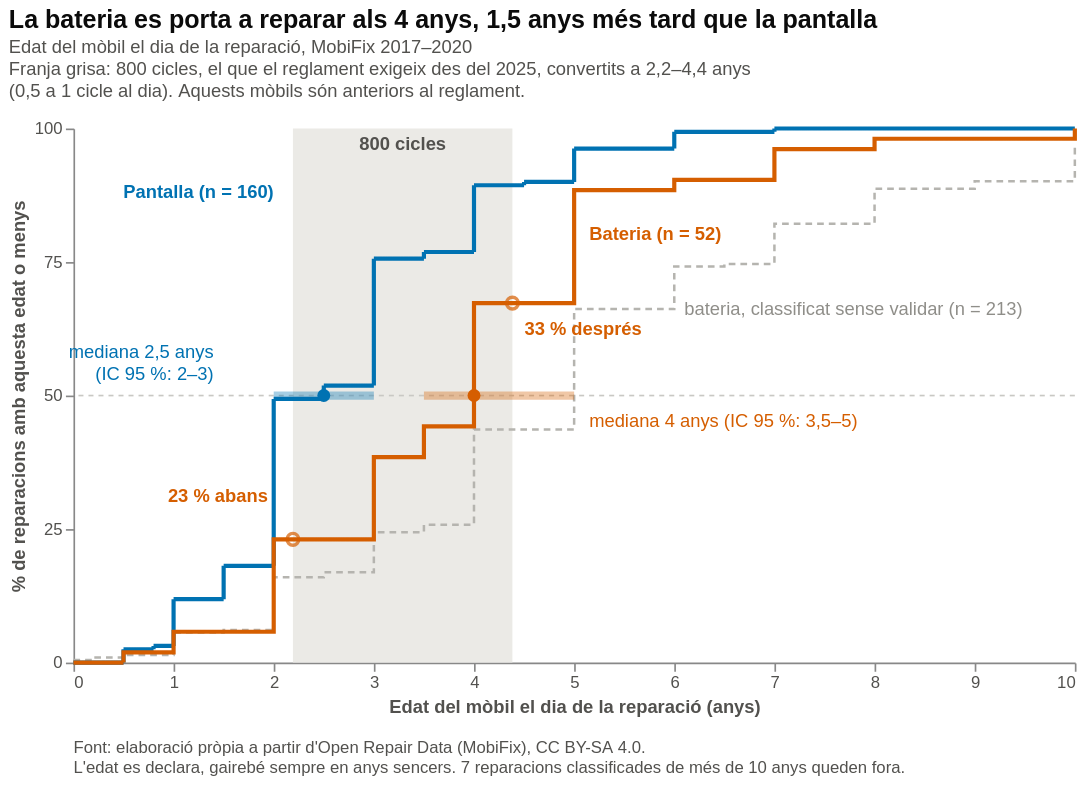

Here is the notebook cell this chart was saved with:
### Markdown cell above
## Figura 2

La figura la genera `scripts/06_b2_edat_bateria.py` (Altair), amb el disseny de `disseny/b2_edat_bateria/`. La franja dels 800 cicles és una referència: aquests mòbils són anteriors al reglament i, al 80 % de capacitat, una bateria encara funciona.

### Code cell
import importlib.util

spec = importlib.util.spec_from_file_location("b2", "../scripts/06_b2_edat_bateria.py")
b2 = importlib.util.module_from_spec(spec)
spec.loader.exec_module(b2)

dades_b2 = b2.derive(b2.load(b2.DATA_PATH))
display(dades_b2["resum"].round(2))
grafic = b2.build_chart(dades_b2)
b2.save(grafic, b2.OUT_DIR, b2.SLUG)
grafic

### Figure 1 — Vega-Lite specification as saved in the notebook (floating-point values rounded to 4 significant figures)
{"config": {"view": {"continuousWidth": 300, "continuousHeight": 300, "strokeWidth": 0}, "background": "white", "font": "Helvetica, Arial, sans-serif"}, "vconcat": [{"layer": [{"data": {"name": "data-968ae9ba8fb0fb2c256fe8a5215717b0"}, "mark": {"type": "rect", "color": "#ebeae6"}, "encoding": {"x": {"axis": {"grid": false, "labelColor": "#52514e", "title": "Edat del mòbil el dia de la reparació (anys)", "titleColor": "#52514e", "values": [0, 1, 2, 3, 4, 5, 6, 7, 8, 9, 10]}, "field": "edat", "scale": {"domain": [0, 10], "nice": false}, "type": "quantitative"}, "x2": {"field": "e2"}}}, {"data": {"name": "data-45d244f50ad0862adadd26283a5baa24"}, "mark": {"type": "text", "baseline": "middle", "color": "#52514e", "fontSize": 11, "fontWeight": "bold", "lineBreak": "\n"}, "encoding": {"text": {"field": "t", "type": "nominal"}, "x": {"axis": {"grid": false, "labelColor": "#52514e", "title": "Edat del mòbil el dia de la reparació (anys)", "titleColor": "#52514e", "values": [0, 1, 2, 3, 4, 5, 6, 7, 8, 9, 10]}, "field": "edat", "scale": {"domain": [0, 10], "nice": false}, "type": "quantitative"}, "y": {"axis": {"grid": false, "labelColor": "#52514e", "title": "% de reparacions amb aquesta edat o menys", "titleColor": "#52514e", "values": [0, 25, 50, 75, 100]}, "field": "pct", "scale": {"domain": [0, 100]}, "type": "quantitative"}}}, {"data": {"name": "data-452d166cc9dbcb232f08edf35ceb0b2b"}, "mark": {"type": "rule", "color": "#c9c8c4", "strokeDash": [3, 3]}, "encoding": {"y": {"axis": {"grid": false, "labelColor": "#52514e", "title": "% de reparacions amb aquesta edat o menys", "titleColor": "#52514e", "values": [0, 25, 50, 75, 100]}, "field": "pct", "scale": {"domain": [0, 100]}, "type": "quantitative"}}}, {"data": {"name": "data-6e846f426bf7b51d88d076b300a1a7bf"}, "mark": {"type": "line", "color": "#b5b4af", "interpolate": "step-after", "strokeDash": [4, 3], "strokeWidth": 1.5}, "encoding": {"x": {"axis": {"grid": false, "labelColor": "#52514e", "title": "Edat del mòbil el dia de la reparació (anys)", "titleColor": "#52514e", "values": [0, 1, 2, 3, 4, 5, 6, 7, 8, 9, 10]}, "field": "edat", "scale": {"domain": [0, 10], "nice": false}, "type": "quantitative"}, "y": {"axis": {"grid": false, "labelColor": "#52514e", "title": "% de reparacions amb aquesta edat o menys", "titleColor": "#52514e", "values": [0, 25, 50, 75, 100]}, "field": "pct", "scale": {"domain": [0, 100]}, "type": "quantitative"}}}, {"data": {"name": "data-cd47e74c34181d8e7c3f81a433a946d0"}, "mark": {"type": "line", "color": "#0072b2", "interpolate": "step-after", "strokeDash": [1, 0], "strokeWidth": 2.5}, "encoding": {"x": {"axis": {"grid": false, "labelColor": "#52514e", "title": "Edat del mòbil el dia de la reparació (anys)", "titleColor": "#52514e", "values": [0, 1, 2, 3, 4, 5, 6, 7, 8, 9, 10]}, "field": "edat", "scale": {"domain": [0, 10], "nice": false}, "type": "quantitative"}, "y": {"axis": {"grid": false, "labelColor": "#52514e", "title": "% de reparacions amb aquesta edat o menys", "titleColor": "#52514e", "values": [0, 25, 50, 75, 100]}, "field": "pct", "scale": {"domain": [0, 100]}, "type": "quantitative"}}}, {"data": {"name": "data-a7f3241765d3a4dbe5d212be454c1223"}, "mark": {"type": "line", "color": "#d55e00", "interpolate": "step-after", "strokeDash": [1, 0], "strokeWidth": 2.5}, "encoding": {"x": {"axis": {"grid": false, "labelColor": "#52514e", "title": "Edat del mòbil el dia de la reparació (anys)", "titleColor": "#52514e", "values": [0, 1, 2, 3, 4, 5, 6, 7, 8, 9, 10]}, "field": "edat", "scale": {"domain": [0, 10], "nice": false}, "type": "quantitative"}, "y": {"axis": {"grid": false, "labelColor": "#52514e", "title": "% de reparacions amb aquesta edat o menys", "titleColor": "#52514e", "values": [0, 25, 50, 75, 100]}, "field": "pct", "scale": {"domain": [0, 100]}, "type": "quantitative"}}}, {"data": {"name": "data-7a948ff7b1116e671b135ddb5bbb9dd8"}, "mark": {"type": "rule", "color": "#d55e00", "opacity": 0.35, "strokeWidth": 5}, "encoding": {"x": {"axis": {"grid": false, "labelColor": "#52514e", "title": "Edat del mòbil el dia de la reparació (anys)", "titleColor": "#52514e", "values": [0, 1, 2, 3, 4, 5, 6, 7, 8, 9, 10]}, "field": "edat", "scale": {"domain": [0, 10], "nice": false}, "type": "quantitative"}, "x2": {"field": "e2"}, "y": {"axis": {"grid": false, "labelColor": "#52514e", "title": "% de reparacions amb aquesta edat o menys", "titleColor": "#52514e", "values": [0, 25, 50, 75, 100]}, "field": "pct", "scale": {"domain": [0, 100]}, "type": "quantitative"}}}, {"data": {"name": "data-5301bacf731f6c4766c1df26d394c9bb"}, "mark": {"type": "point", "color": "#d55e00", "filled": true, "opacity": 1, "size": 60}, "encoding": {"x": {"axis": {"grid": false, "labelColor": "#52514e", "title": "Edat del mòbil el dia de la reparació (anys)", "titleColor": "#52514e", "values": [0, 1, 2, 3, 4, 5, 6, 7, 8, 9, 10]}, "field": "edat", "scale": {"domain": [0, 10], "nice": false}, "type": "quantitative"}, "y": {"axis": {"grid": false, "labelColor": "#52514e", "title": "% de reparacions amb aquesta edat o menys", "titleColor": "#52514e", "values": [0, 25, 50, 75, 100]}, "field": "pct", "scale": {"domain": [0, 100]}, "type": "quantitative"}}}, {"data": {"name": "data-d1ac1f8d32e485592a2759808f71d96f"}, "mark": {"type": "text", "align": "left", "baseline": "middle", "color": "#d55e00", "fontSize": 11, "lineBreak": "\n"}, "encoding": {"text": {"field": "t", "type": "nominal"}, "x": {"axis": {"grid": false, "labelColor": "#52514e", "title": "Edat del mòbil el dia de la reparació (anys)", "titleColor": "#52514e", "values": [0, 1, 2, 3, 4, 5, 6, 7, 8, 9, 10]}, "field": "edat", "scale": {"domain": [0, 10], "nice": false}, "type": "quantitative"}, "y": {"axis": {"grid": false, "labelColor": "#52514e", "title": "% de reparacions amb aquesta edat o menys", "titleColor": "#52514e", "values": [0, 25, 50, 75, 100]}, "field": "pct", "scale": {"domain": [0, 100]}, "type": "quantitative"}}}, {"data": {"name": "data-e81d94ccdfc00e735962919d2660a19f"}, "mark": {"type": "rule", "color": "#0072b2", "opacity": 0.35, "strokeWidth": 5}, "encoding": {"x": {"axis": {"grid": false, "labelColor": "#52514e", "title": "Edat del mòbil el dia de la reparació (anys)", "titleColor": "#52514e", "values": [0, 1, 2, 3, 4, 5, 6, 7, 8, 9, 10]}, "field": "edat", "scale": {"domain": [0, 10], "nice": false}, "type": "quantitative"}, "x2": {"field": "e2"}, "y": {"axis": {"grid": false, "labelColor": "#52514e", "title": "% de reparacions amb aquesta edat o menys", "titleColor": "#52514e", "values": [0, 25, 50, 75, 100]}, "field": "pct", "scale": {"domain": [0, 100]}, "type": "quantitative"}}}, {"data": {"name": "data-4e8adfcd0936f052f7d804202cd298fc"}, "mark": {"type": "point", "color": "#0072b2", "filled": true, "opacity": 1, "size": 60}, "encoding": {"x": {"axis": {"grid": false, "labelColor": "#52514e", "title": "Edat del mòbil el dia de la reparació (anys)", "titleColor": "#52514e", "values": [0, 1, 2, 3, 4, 5, 6, 7, 8, 9, 10]}, "field": "edat", "scale": {"domain": [0, 10], "nice": false}, "type": "quantitative"}, "y": {"axis": {"grid": false, "labelColor": "#52514e", "title": "% de reparacions amb aquesta edat o menys", "titleColor": "#52514e", "values": [0, 25, 50, 75, 100]}, "field": "pct", "scale": {"domain": [0, 100]}, "type": "quantitative"}}}, {"data": {"name": "data-78d4f0588af0a951b15aca431f16ef3e"}, "mark": {"type": "text", "align": "right", "baseline": "middle", "color": "#0072b2", "fontSize": 11, "lineBreak": "\n"}, "encoding": {"text": {"field": "t", "type": "nominal"}, "x": {"axis": {"grid": false, "labelColor": "#52514e", "title": "Edat del mòbil el dia de la reparació (anys)", "titleColor": "#52514e", "values": [0, 1, 2, 3, 4, 5, 6, 7, 8, 9, 10]}, "field": "edat", "scale": {"domain": [0, 10], "nice": false}, "type": "quantitative"}, "y": {"axis": {"grid": false, "labelColor": "#52514e", "title": "% de reparacions amb aquesta edat o menys", "titleColor": "#52514e", "values": [0, 25, 50, 75, 100]}, "field": "pct", "scale": {"domain": [0, 100]}, "type": "quantitative"}}}, {"data": {"name": "data-c2392adec8ff6949c5c5610b17c592ad"}, "mark": {"type": "point", "color": "#d55e00", "filled": false, "shape": "circle", "size": 50, "strokeWidth": 2}, "encoding": {"x": {"axis": {"grid": false, "labelColor": "#52514e", "title": "Edat del mòbil el dia de la reparació (anys)", "titleColor": "#52514e", "values": [0, 1, 2, 3, 4, 5, 6, 7, 8, 9, 10]}, "field": "edat", "scale": {"domain": [0, 10], "nice": false}, "type": "quantitative"}, "y": {"axis": {"grid": false, "labelColor": "#52514e", "title": "% de reparacions amb aquesta edat o menys", "titleColor": "#52514e", "values": [0, 25, 50, 75, 100]}, "field": "pct", "scale": {"domain": [0, 100]}, "type": "quantitative"}}}, {"data": {"name": "data-35c2a4bf0ad176a2cfafedd332e16076"}, "mark": {"type": "text", "align": "right", "baseline": "middle", "color": "#d55e00", "fontSize": 11, "fontWeight": "bold", "lineBreak": "\n"}, "encoding": {"text": {"field": "t", "type": "nominal"}, "x": {"axis": {"grid": false, "labelColor": "#52514e", "title": "Edat del mòbil el dia de la reparació (anys)", "titleColor": "#52514e", "values": [0, 1, 2, 3, 4, 5, 6, 7, 8, 9, 10]}, "field": "edat", "scale": {"domain": [0, 10], "nice": false}, "type": "quantitative"}, "y": {"axis": {"grid": false, "labelColor": "#52514e", "title": "% de reparacions amb aquesta edat o menys", "titleColor": "#52514e", "values": [0, 25, 50, 75, 100]}, "field": "pct", "scale": {"domain": [0, 100]}, "type": "quantitative"}}}, {"data": {"name": "data-573691c99ba9d279494e203098b6ef11"}, "mark": {"type": "text", "align": "left", "baseline": "middle", "color": "#d55e00", "fontSize": 11, "fontWeight": "bold", "lineBreak": "\n"}, "encoding": {"text": {"field": "t", "type": "nominal"}, "x": {"axis": {"grid": false, "labelColor": "#52514e", "title": "Edat del mòbil el dia de la reparació (anys)", "titleColor": "#52514e", "values": [0, 1, 2, 3, 4, 5, 6, 7, 8, 9, 10]}, "field": "edat", "scale": {"domain": [0, 10], "nice": false}, "type": "quantitative"}, "y": {"axis": {"grid": false, "labelColor": "#52514e", "title": "% de reparacions amb aquesta edat o menys", "titleColor": "#52514e", "values": [0, 25, 50, 75, 100]}, "field": "pct", "scale": {"domain": [0, 100]}, "type": "quantitative"}}}, {"data": {"name": "data-f7f00e85bc4d2b43dd1dd046baf350ad"}, "mark": {"type": "text", "align": "left", "baseline": "middle", "color": "#d55e00", "fontSize": 11, "fontWeight": "bold", "lineBreak": "\n"}, "encoding": {"text": {"field": "t", "type": "nominal"}, "x": {"axis": {"grid": false, "labelColor": "#52514e", "title": "Edat del mòbil el dia de la reparació (anys)", "titleColor": "#52514e", "values": [0, 1, 2, 3, 4, 5, 6, 7, 8, 9, 10]}, "field": "edat", "scale": {"domain": [0, 10], "nice": false}, "type": "quantitative"}, "y": {"axis": {"grid": false, "labelColor": "#52514e", "title": "% de reparacions amb aquesta edat o menys", "titleColor": "#52514e", "values": [0, 25, 50, 75, 100]}, "field": "pct", "scale": {"domain": [0, 100]}, "type": "quantitative"}}}, {"data": {"name": "data-80df861f1b710c5d505ff6669062a56d"}, "mark": {"type": "text", "align": "right", "baseline": "middle", "color": "#0072b2", "fontSize": 11, "fontWeight": "bold", "lineBreak": "\n"}, "encoding": {"text": {"field": "t", "type": "nominal"}, "x": {"axis": {"grid": false, "labelColor": "#52514e", "title": "Edat del mòbil el dia de la reparació (anys)", "titleColor": "#52514e", "values": [0, 1, 2, 3, 4, 5, 6, 7, 8, 9, 10]}, "field": "edat", "scale": {"domain": [0, 10], "nice": false}, "type": "quantitative"}, "y": {"axis": {"grid": false, "labelColor": "#52514e", "title": "% de reparacions amb aquesta edat o menys", "titleColor": "#52514e", "values": [0, 25, 50, 75, 100]}, "field": "pct", "scale": {"domain": [0, 100]}, "type": "quantitative"}}}, {"data": {"name": "data-880bdbf3669af1aa10106912b1aa9788"}, "mark": {"type": "text", "align": "left", "baseline": "middle", "color": "#8f8e89", "fontSize": 11, "fontWeight": "normal", "lineBreak": "\n"}, "encoding": {"text": {"field": "t", "type": "nominal"}, "x": {"axis": {"grid": false, "labelColor": "#52514e", "title": "Edat del mòbil el dia de la reparació (anys)", "titleColor": "#52514e", "values": [0, 1, 2, 3, 4, 5, 6, 7, 8, 9, 10]}, "field": "edat", "scale": {"domain": [0, 10], "nice": false}, "type": "quantitative"}, "y": {"axis": {"grid": false, "labelColor": "#52514e", "title": "% de reparacions amb aquesta edat o menys", "titleColor": "#52514e", "values": [0, 25, 50, 75, 100]}, "field": "pct", "scale": {"domain": [0, 100]}, "type": "quantitative"}}}], "height": 320, "width": 600}, {"data": {"name": "data-bbd7e60e7286c162da15cd25170db081"}, "mark": {"type": "text", "align": "left", "baseline": "top", "color": "#52514e", "fontSize": 10, "lineBreak": "\n"}, "encoding": {"text": {"field": "t", "type": "nominal"}, "x": {"value": 0}, "y": {"value": 0}}, "height": 24, "width": 600}], "spacing": 14, "title": {"text": "La bateria es porta a reparar als 4 anys, 1,5 anys més tard que la pantalla", "anchor": "start", "color": "#0b0b0b", "fontSize": 15, "offset": 12, "subtitle": ["Edat del mòbil el dia de la reparació, MobiFix 2017–2020", "Franja grisa: 800 cicles, el que el reglament exigeix des del 2025, convertits a 2,2–4,4 anys", "(0,5 a 1 cicle al dia). Aquests mòbils són anteriors al reglament."], "subtitleColor": "#52514e", "subtitleFontSize": 11}, "$schema": "https://vega.github.io/schema/vega-lite/v6.4.1.json", "datasets": {"data-968ae9ba8fb0fb2c256fe8a5215717b0": [{"edat": 2.192, "e2": 4.384}], "data-45d244f50ad0862adadd26283a5baa24": [{"edat": 3.288, "pct": 97, "t": "800 cicles"}], "data-452d166cc9dbcb232f08edf35ceb0b2b": [{"pct": 50}], "data-6e846f426bf7b51d88d076b300a1a7bf": [{"edat": 0.0, "pct": 0.4695, "grup": "Bateria, classificat"}, {"edat": 0.2, "pct": 0.939, "grup": "Bateria, classificat"}, {"edat": 0.5, "pct": 1.408, "grup": "Bateria, classificat"}, {"edat": 1.0, "pct": 5.634, "grup": "Bateria, classificat"}, {"edat": 1.5, "pct": 6.103, "grup": "Bateria, classificat"}, {"edat": 2.0, "pct": 15.96, "grup": "Bateria, classificat"}, {"edat": 2.5, "pct": 16.9, "grup": "Bateria, classificat"}, {"edat": 3.0, "pct": 24.41, "grup": "Bateria, classificat"}, {"edat": 3.5, "pct": 25.82, "grup": "Bateria, classificat"}, {"edat": 4.0, "pct": 43.66, "grup": "Bateria, classificat"}, {"edat": 5.0, "pct": 66.2, "grup": "Bateria, classificat"}, {"edat": 6.0, "pct": 74.18, "grup": "Bateria, classificat"}, {"edat": 6.5, "pct": 74.65, "grup": "Bateria, classificat"}, {"edat": 7.0, "pct": 82.16, "grup": "Bateria, classificat"}, {"edat": 8.0, "pct": 88.73, "grup": "Bateria, classificat"}, {"edat": 9.0, "pct": 90.14, "grup": "Bateria, classificat"}, {"edat": 10.0, "pct": 96.71, "grup": "Bateria, classificat"}], "data-cd47e74c34181d8e7c3f81a433a946d0": [{"edat": 0.0, "pct": 0.0, "grup": "Pantalla"}, {"edat": 0.5, "pct": 2.5, "grup": "Pantalla"}, {"edat": 0.8, "pct": 3.125, "grup": "Pantalla"}, {"edat": 1.0, "pct": 11.88, "grup": "Pantalla"}, {"edat": 1.5, "pct": 18.12, "grup": "Pantalla"}, {"edat": 2.0, "pct": 49.38, "grup": "Pantalla"}, {"edat": 2.5, "pct": 51.88, "grup": "Pantalla"}, {"edat": 3.0, "pct": 75.62, "grup": "Pantalla"}, {"edat": 3.5, "pct": 76.88, "grup": "Pantalla"}, {"edat": 4.0, "pct": 89.38, "grup": "Pantalla"}, {"edat": 4.5, "pct": 90.0, "grup": "Pantalla"}, {"edat": 5.0, "pct": 96.25, "grup": "Pantalla"}, {"edat": 6.0, "pct": 99.38, "grup": "Pantalla"}, {"edat": 7.0, "pct": 100.0, "grup": "Pantalla"}, {"edat": 10.0, "pct": 100.0, "grup": "Pantalla"}], "data-a7f3241765d3a4dbe5d212be454c1223": [{"edat": 0.0, "pct": 0.0, "grup": "Bateria"}, {"edat": 0.5, "pct": 1.923, "grup": "Bateria"}, {"edat": 1.0, "pct": 5.769, "grup": "Bateria"}, {"edat": 2.0, "pct": 23.08, "grup": "Bateria"}, {"edat": 3.0, "pct": 38.46, "grup": "Bateria"}, {"edat": 3.5, "pct": 44.23, "grup": "Bateria"}, {"edat": 4.0, "pct": 67.31, "grup": "Bateria"}, {"edat": 5.0, "pct": 88.46, "grup": "Bateria"}, {"edat": 6.0, "pct": 90.38, "grup": "Bateria"}, {"edat": 7.0, "pct": 96.15, "grup": "Bateria"}, {"edat": 8.0, "pct": 98.08, "grup": "Bateria"}, {"edat": 10.0, "pct": 100.0, "grup": "Bateria"}], "data-7a948ff7b1116e671b135ddb5bbb9dd8": [{"edat": 3.5, "e2": 5.0, "pct": 50}], "data-5301bacf731f6c4766c1df26d394c9bb": [{"edat": 4.0, "pct": 50}], "data-d1ac1f8d32e485592a2759808f71d96f": [{"edat": 5.15, "pct": 45, "t": "mediana 4 anys (IC 95 %: 3,5–5)"}], "data-e81d94ccdfc00e735962919d2660a19f": [{"edat": 2.0, "e2": 3.0, "pct": 50}], "data-4e8adfcd0936f052f7d804202cd298fc": [{"edat": 2.5, "pct": 50}], "data-78d4f0588af0a951b15aca431f16ef3e": [{"edat": 1.4, "pct": 58, "t": "mediana 2,5 anys\n(IC 95 %: 2–3)"}], "data-c2392adec8ff6949c5c5610b17c592ad": [{"edat": 2.192, "pct": 23.08}, {"edat": 4.384, "pct": 67.31}], "data-35c2a4bf0ad176a2cfafedd332e16076": [{"edat": 1.942, "pct": 31.08, "t": "23 % abans"}], "data-573691c99ba9d279494e203098b6ef11": [{"edat": 4.504, "pct": 62.31, "t": "33 % després"}], "data-f7f00e85bc4d2b43dd1dd046baf350ad": [{"edat": 5.15, "pct": 80, "t": "Bateria (n = 52)"}], "data-80df861f1b710c5d505ff6669062a56d": [{"edat": 2.0, "pct": 88, "t": "Pantalla (n = 160)"}], "data-880bdbf3669af1aa10106912b1aa9788": [{"edat": 6.1, "pct": 66, "t": "bateria, classificat sense validar (n = 213)"}], "data-bbd7e60e7286c162da15cd25170db081": [{"t": "Font: elaboració pròpia a partir d'Open Repair Data (MobiFix), CC BY-SA 4.0.\nL'edat es declara, gairebé sempre en anys sencers. 7 reparacions classificades de més de 10 anys queden fora."}]}}
